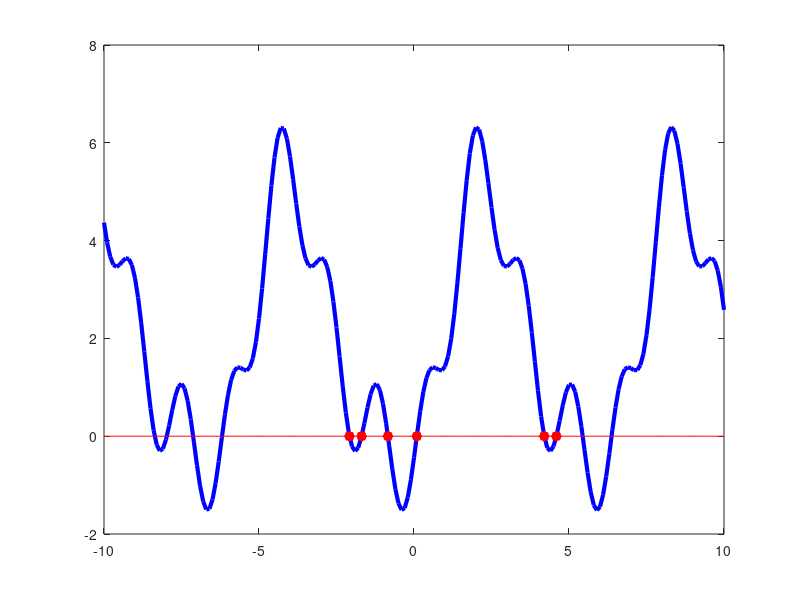

MATLAB code to generate this figure:
tic
y = @(x) (1 + sin(x) - cos(x)).^2 - (sin(2*x) - cos(2*x) - 0.2).^2 + 1;

ans = [];

e = 0.0001;

for k = -4.8:0.2:5
  a = k-0.2;
  b = k;
  if (sign(y(a)) == sign(y(b)))
    continue;
  endif
  y1 = y(a);
  while (true)
    x = (a + b)/2;
    y0 = y(x);
    if (abs(b - a) < e) || (y0 == 0)
      break;
    endif
    if (y0 * y1 < 0)
      b = x;
    else 
      a = x;
    endif
  endwhile
  found = false;
  if length(ans) == 0
    if x <= -5 || x >= 5
      found = true;
    end
  end
  for i = 1:length(ans)
    if abs(abs(x) - abs(ans(i))) <= 0.01 || x <= -5 || x >= 5
      found = true;
      break;
    end
  end
  if (found ~= true)
    ans = [ans x];
  end
end

x = [-10:0.1:10];
y = (1 + sin(x) - cos(x)).^2 - (sin(2*x) - cos(2*x) - 0.2).^2 + 1;
plot(x,y,"LineWidth", 3,"Color", [0,0,1]);

hold on

x = [-10:0.1:10];
y = 0.*x;
plot(x,y,"LineWidth", 0.5, "Color", [1,0,0]);


y = @(x) (1 + sin(x) - cos(x)).^2 - (sin(2*x) - cos(2*x) - 0.2).^2 + 1;
plot(ans,y(ans),'r*',"LineWidth", 5,"Color", [1,0,0]);

ans

toc